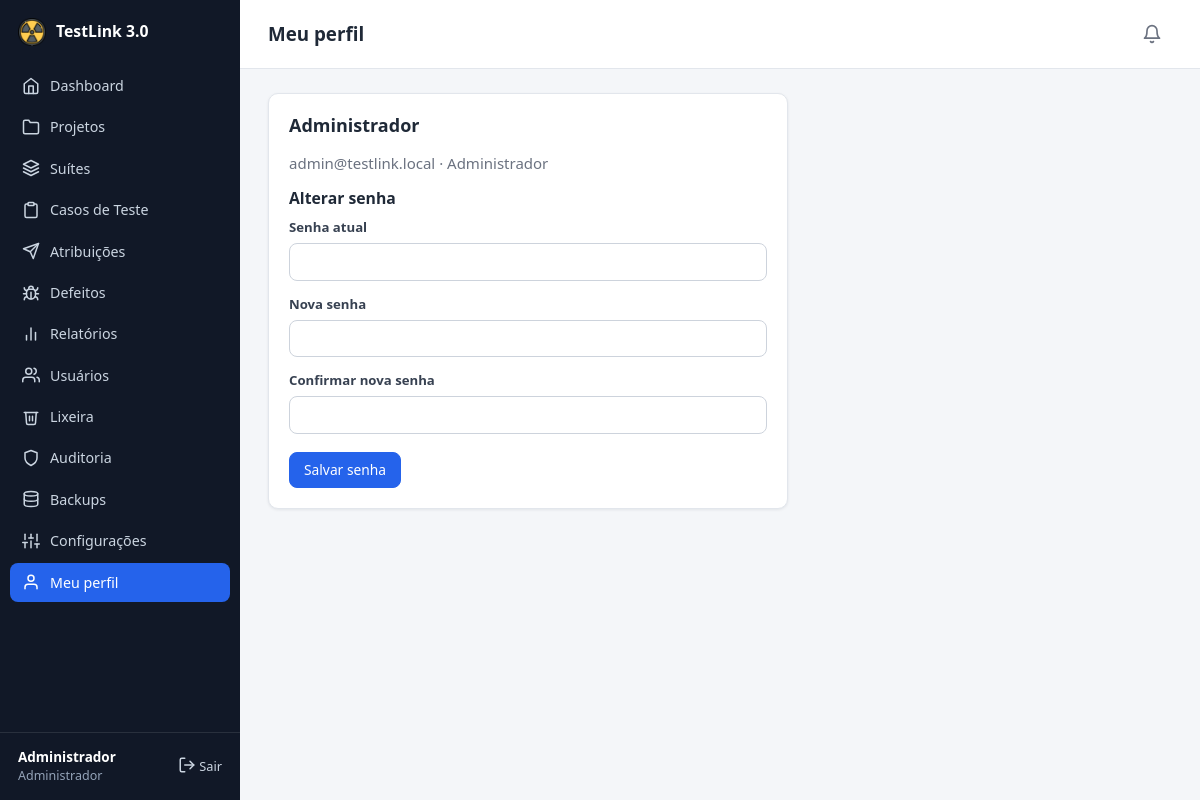
The app's page /profile.php (signed in) with its own data.
### tables this page shows
CREATE TABLE users (
    id            INT UNSIGNED AUTO_INCREMENT PRIMARY KEY,
    name          VARCHAR(120) NOT NULL,
    email         VARCHAR(160) NOT NULL UNIQUE,
    password_hash VARCHAR(255) NOT NULL,
    role          ENUM('admin','tester','developer','viewer') NOT NULL DEFAULT 'tester',
    active        TINYINT(1) NOT NULL DEFAULT 1,
     
    status        ENUM('approved','pending','rejected') NOT NULL DEFAULT 'approved',
     
    self_registered TINYINT(1) NOT NULL DEFAULT 0,
    created_at    DATETIME NOT NULL DEFAULT CURRENT_TIMESTAMP
);

### includes/db.php (called while the page is built)
<?php
function db(): PDO
{
    static $pdo = null;
    if ($pdo === null) {
        $dsn = 'mysql:host=' . DB_HOST . ';dbname=' . DB_NAME . ';charset=' . DB_CHARSET;
        try {
            $pdo = new PDO($dsn, DB_USER, DB_PASS, [
                PDO::ATTR_ERRMODE            => PDO::ERRMODE_EXCEPTION,
                PDO::ATTR_DEFAULT_FETCH_MODE => PDO::FETCH_ASSOC,
                PDO::ATTR_EMULATE_PREPARES   => false,
            ]);
        } catch (PDOException $e) {
            http_response_code(500);
            exit('<h1>Erro de conexão</h1><p>Não foi possível conectar ao banco de dados. '
                . 'Verifique <code>config/config.php</code> e se o <code>database.sql</code> foi importado.</p>');
        }
    }
    return $pdo;
}
function q(string $sql, array $params = []): PDOStatement
{
    $st = db()->prepare($sql);
    $st->execute($params);
    return $st;
}

### includes/auth.php (called while the page is built, shortened)
<?php
function current_user(): ?array
{
    static $user = false;
    if ($user !== false) {
        return $user;
    }
    $row = q('SELECT id, name, email, role, active FROM users WHERE id = ?', [$_SESSION['uid']])->fetch();
    return $user = $row;
}
function require_login(): array
{
    $u = current_user();
    return $u;
}

### includes/notify.php (called while the page is built, shortened)
<?php
function unread_notifications(int $userId): int
{
    return (int)q('SELECT COUNT(*) FROM notifications WHERE user_id = ? AND read_at IS NULL', [$userId])->fetchColumn();
}

### profile.php (the view, shortened to what this page needs)
<?php
require __DIR__ . '/includes/bootstrap.php';
$user = require_login();
$pageTitle = 'Meu perfil';
$active = 'profile.php';
include __DIR__ . '/includes/header.php';
?>
<div class="card" style="max-width:520px">
    <h2><?= e($user['name']) ?></h2>
    <p class="muted"><?= e($user['email']) ?> · <?= e(ROLES[$user['role']]) ?></p>
    <h3>Alterar senha</h3>
    <form method="post">
        <div class="grid">
            <label class="field">Senha atual <input type="password" name="current" required autocomplete="current-password"></label>
            <label class="field">Nova senha <input type="password" name="new" required minlength="8" autocomplete="new-password"></label>
            <label class="field">Confirmar nova senha <input type="password" name="confirm" required minlength="8" autocomplete="new-password"></label>
        </div>
        <div class="form-actions"><button class="btn" type="submit">Salvar senha</button></div>
    </form>
</div>
<?php include __DIR__ . '/includes/footer.php'; ?>

### includes/header.php (shortened to what this page needs)
<?php
$user = current_user();
$pageTitle = $pageTitle ?? '';
$active = $active ?? '';
$clean = !empty($_GET['clean']);
$sys = get_setting('system_name', APP_NAME);
?>
<!DOCTYPE html>
<html lang="pt-BR">
<head>
    <link rel="stylesheet" href="assets/css/style.css?v=<?= (int)@filemtime(__DIR__ . '/../assets/css/style.css') ?>">
</head>
<body class="<?= trim(($clean ? 'clean ' : '') . ($bodyClass ?? '')) ?>">
<?php if ($user): ?>
<div class="layout">
    <aside class="sidebar" id="sidebar">
        <a class="brand" href="dashboard.php">
            <img src="assets/img/favicon.png" alt="" width="28" height="28">
            <span><?= e($sys) ?></span>
        </a>
        <nav>
            <?php foreach (nav_items($user['role']) as [$file, $label, $ico]): ?>
                <a href="<?= e($file) ?>" class="<?= $active === strtok($file, '?') ? 'active' : '' ?>">
                    <?= icon($ico) ?> <span><?= e($label) ?></span>
                </a>
            <?php endforeach; ?>
        </nav>
        <div class="sidebar-foot">
            <div class="who">
                <strong><?= e($user['name']) ?></strong>
                <small><?= e(ROLES[$user['role']]) ?></small>
            </div>
            <a href="logout.php" class="logout" title="Sair"><?= icon('logout') ?> Sair</a>
        </div>
    </aside>
    <div class="main">
        <header class="topbar no-print">
            <h1><?= e($pageTitle) ?></h1>
            <?php $unreadN = unread_notifications((int)$user['id']); ?>
            <a href="notifications.php" class="bell <?= $unreadN ? 'has' : '' ?>" title="<?= $unreadN ? $unreadN . ' aviso(s) que precisam da sua ação' : 'Nenhum aviso pendente' ?>"
               aria-label="Notificações: <?= $unreadN ?> pendente(s)">
                <?= icon('bell', 20) ?><?php if ($unreadN): ?><span class="bell-count"><?= $unreadN > 99 ? '99+' : $unreadN ?></span><?php endif; ?>
            </a>
        </header>
        <main class="content">
<?php else: ?>
<main class="auth-wrap">
<?php endif; ?>

### assets/css/style.css (style rules this page uses)
:root { --primary: #2563eb; --primary-dark: #1d4ed8; --primary-soft: #eff4ff; --bg: #f4f6f9; --surface: #ffffff; --border: #e2e6ec; --text: #1f2937; --muted: #6b7280; --sidebar-bg: #111827; --sidebar-text: #cbd5e1; --green: #16a34a; --green-bg: #dcfce7; --red: #dc2626; --red-bg: #fee2e2; --amber: #b45309; --amber-bg: #fef3c7; --blue: #1d4ed8; --blue-bg: #dbeafe; --teal: #0f766e; --teal-bg: #ccfbf1; --gray: #4b5563; --gray-bg: #e5e7eb; --radius: 10px; --shadow: 0 1px 3px rgba(16, 24, 40, .08); --sidebar-w: 240px; }
* { box-sizing: border-box; }
html { font-size: 15px; }
body { margin: 0; background: var(--bg); color: var(--text); font-family: system-ui, -apple-system, "Segoe UI", Roboto, Arial, sans-serif; line-height: 1.5; }
a { color: var(--primary); text-decoration: none; }
h1, h2, h3 { line-height: 1.25; margin: 0 0 .6em; }
h2 { font-size: 1.2rem; }
h3 { font-size: 1.05rem; }
.muted { color: var(--muted); }
.layout { display: flex; min-height: 100vh; }
.sidebar { width: var(--sidebar-w); background: var(--sidebar-bg); color: var(--sidebar-text); display: flex; flex-direction: column; position: fixed; inset: 0 auto 0 0; z-index: 30; }
.brand { display: flex; align-items: center; gap: 10px; padding: 18px 18px 14px; color: #fff; font-weight: 700; font-size: 1.05rem; }
.sidebar nav { flex: 1; overflow-y: auto; padding: 6px 10px; }
.sidebar nav a { display: flex; align-items: center; gap: 10px; padding: 9px 12px; margin-bottom: 2px; color: var(--sidebar-text); border-radius: 8px; font-size: .95rem; }
.sidebar nav a.active { background: var(--primary); color: #fff; }
.sidebar-foot { padding: 14px 18px; border-top: 1px solid rgba(255,255,255,.1); display: flex; justify-content: space-between; align-items: center; gap: 8px; }
.sidebar-foot .who { display: flex; flex-direction: column; min-width: 0; }
.sidebar-foot strong { color: #fff; font-size: .9rem; white-space: nowrap; overflow: hidden; text-overflow: ellipsis; }
.sidebar-foot small { color: #94a3b8; }
.logout { color: var(--sidebar-text); font-size: .85rem; white-space: nowrap; }
.main { flex: 1; margin-left: var(--sidebar-w); min-width: 0; }
.topbar { display: flex; align-items: center; gap: 12px; padding: 14px 28px; background: var(--surface); border-bottom: 1px solid var(--border); position: sticky; top: 0; z-index: 10; }
.topbar h1 { margin: 0; font-size: 1.25rem; }
.content { padding: 24px 28px 48px; max-width: 1280px; }
.card { background: var(--surface); border: 1px solid var(--border); border-radius: var(--radius); box-shadow: var(--shadow); padding: 20px; margin-bottom: 20px; }
.card > h2:first-child, .card > h3:first-child { margin-top: 0; }
.btn { display: inline-flex; align-items: center; gap: 6px; padding: 8px 14px; border-radius: 8px; border: 1px solid var(--primary); background: var(--primary); color: #fff; font: inherit; font-size: .92rem; cursor: pointer; text-decoration: none; line-height: 1.3; }
.topbar .bell { margin-left: auto; position: relative; display: inline-flex; align-items: center; justify-content: center; width: 40px; height: 40px; border-radius: 50%; color: var(--muted); text-decoration: none; }
.field { display: flex; flex-direction: column; gap: 5px; font-size: .88rem; font-weight: 600; color: #374151; }
.field input, .field select, .field textarea, .filters input, .filters select { font: inherit; font-weight: 400; color: var(--text); padding: 8px 10px; border: 1px solid #cdd3dc; border-radius: 8px; background: #fff; width: 100%; }
.grid { display: grid; gap: 14px; }
.form-actions { display: flex; gap: 10px; margin-top: 18px; flex-wrap: wrap; }

### records on screen
users: name "Administrador", role "Administrador", email "admin@testlink.local"

### other values on screen
$sys "TestLink 3.0"
$label "Dashboard"
$label "Projetos"
$label "Suítes"
$label "Casos de Teste"
$label "Atribuições"
$label "Defeitos"
$label "Relatórios"
$label "Usuários"
$label "Lixeira"
$label "Auditoria"
$label "Backups"
$label "Configurações"
$label "Meu perfil"
$pageTitle "Meu perfil"
